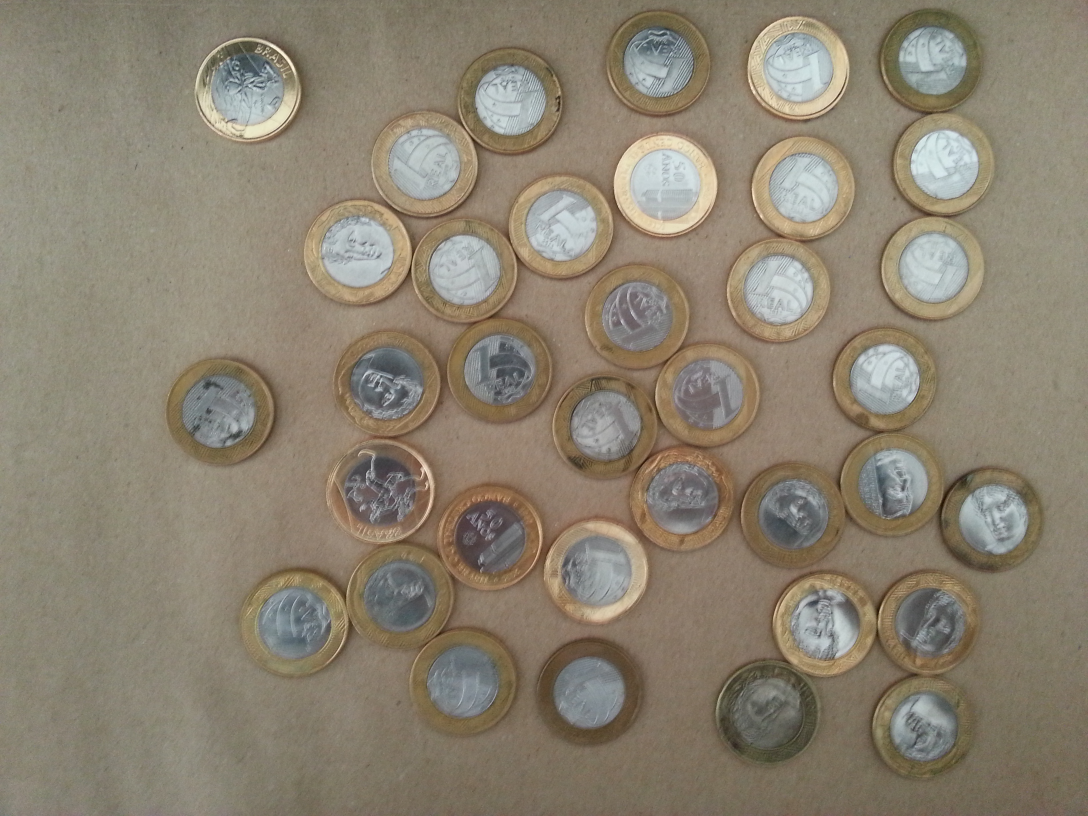
//> input picture Computer Vision/imgs/20150917_105911.jpg, 3264 x 2448 px (shown at 1/3 size)
$ ./polished ../../imgs/20150917_105911.jpg 'y(optional)'   (built with g++ and OpenCV 4)
//> lines starting //> are read from the running program, lines starting //| are printed output that depends on the picture
#include "opencv2/highgui/highgui.hpp"
#include "opencv2/imgproc/imgproc.hpp"
#include <iostream>
#include <iomanip>

using namespace cv;
using namespace std;

string printCoins(int c[5])
{
    stringstream s;
    s.str("");
    for (int j = 0; j < 5; j++) s << c[j] << " ";
    return s.str();
}

/** @function main */
// ex: ./a.out ../../imgs/20150917_105911.jpg y(optional)
int main(int argc, char** argv)
{
    Mat src, src_gray, mask[4];
    int maxRadius = 0;
    bool debug = false;
    src = imread( argv[1], 1 );
//> src is the input picture: 2448 rows x 3264 cols, CV_8UC3; mean B, G, R 113.5, 130.3, 139.6

    if( !src.data )
    { cout << " error " << endl;
      return -1; }

    if (argc > 2 && (argv[2][0] == 'y' || argv[2][0] == 'Y'))
        debug = true;

    // Resize
    resize(src,src,Size(), (double)0.245, (double)0.245, INTER_LANCZOS4);
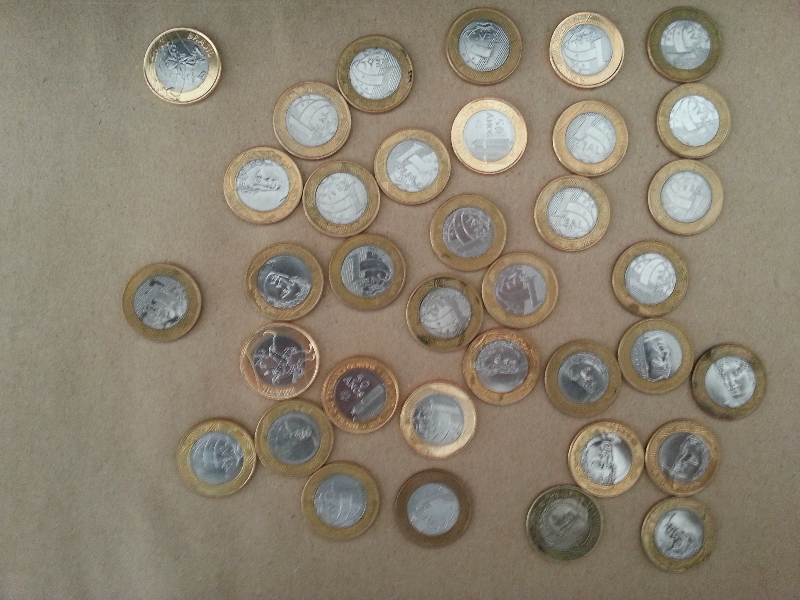
//> src: 600 rows x 800 cols, CV_8UC3; mean B, G, R 113.5, 130.3, 139.6
    /// Convert it to gray
    cvtColor( src, src_gray, CV_BGR2GRAY );
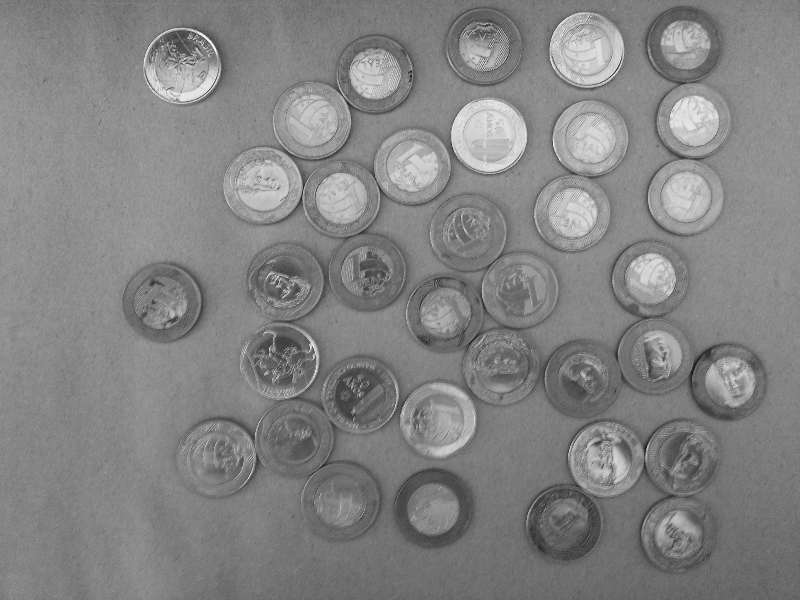
//> src_gray: 600 rows x 800 cols, CV_8UC1; min 17, max 250, mean 131.2
    //--- Reduce the noise so we avoid false circle detection
    // GaussianBlur( src_gray, src_gray, Size(9, 9), 2, 2 );

    vector<Vec3f> circles, circlesTemp;
    HoughCircles( src_gray, circlesTemp, CV_HOUGH_GRADIENT, 4/3, src_gray.rows, 100, 45, 10,maxRadius);
//> circlesTemp = 2 circles (x, y, radius): [533.5, 192.5, 173.5], [19.5, 569.5, 548.5]

    int maxR = -1, minR = 100;
    while(circlesTemp.size() != 0)
    {
        Point center(cvRound(circlesTemp[0][0]), cvRound(circlesTemp[0][1]));
        int radius = cvRound(circlesTemp[0][2]);
        // circle outline
        circle( src_gray, center, radius+5, Scalar(0,0,0), -1, 8, 0 );

        bool similar = false;
        for (int i = 0 ; i < circles.size(); i++)
            if (abs(center.x-circles[i][0]) < 15 &&
                abs(center.y-circles[i][1]) < 15)// &&
                {
                    if (debug)
                    {
                        cout << "(" << circles.size() << ") equals: " << center << "(" << radius << ") | " << Point(circles[i][0],circles[i][1]) << "(" << circles[i][2] << ")" << endl;
                        cout << abs(center.x-circles[i][0]) << " " << abs(center.y-circles[i][1]) << " " << abs(radius-circles[i][2]) << endl;
                    }
                    if (minR == cvRound(circles[i][2]))
                        similar = true;

                    circles[i][0] = (circles[i][0] + center.x) / 2;
                    circles[i][1] = (circles[i][1] + center.y) / 2;
                    circles[i][2] = (circles[i][2] + radius) / 2;
                    radius = cvRound(circles[i][2]);

                    if (similar)
                        minR = radius;
                    else
                        similar = true;
                    break;
                }
        if (!similar)
            circles.push_back(circlesTemp.front());

        maxR = max(radius,maxR);
        minR = min(radius,minR);

//> (the run ends here: the time limit is reached, at `HoughCircles( src_gray, circlesTemp, CV_HOUGH_GRADIENT, 4/3, src_gray...`)
